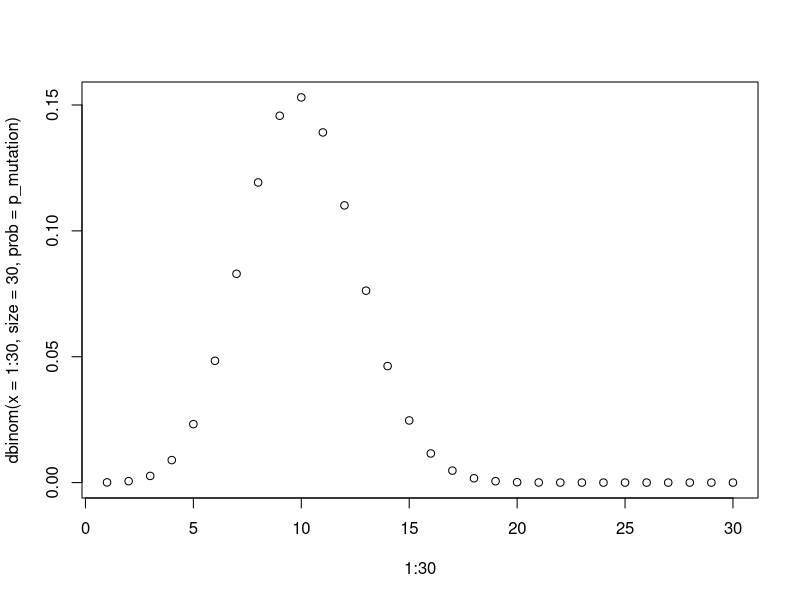
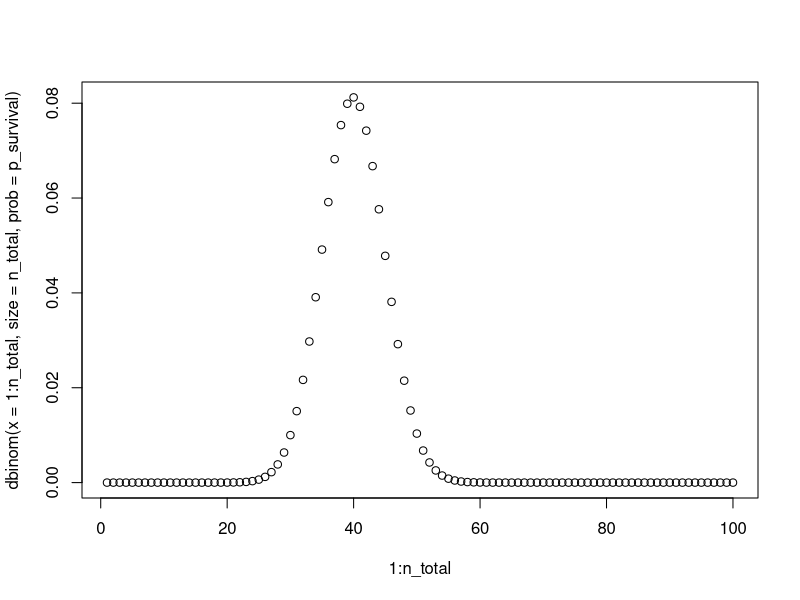
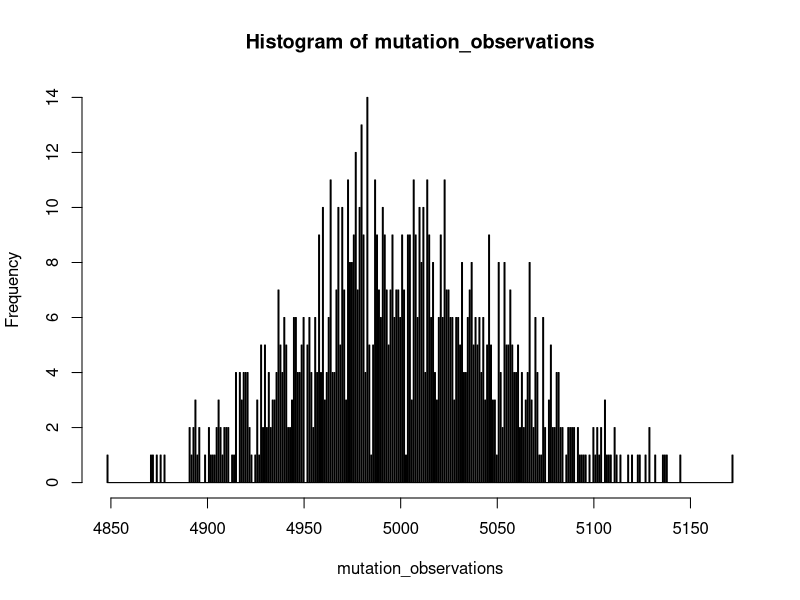
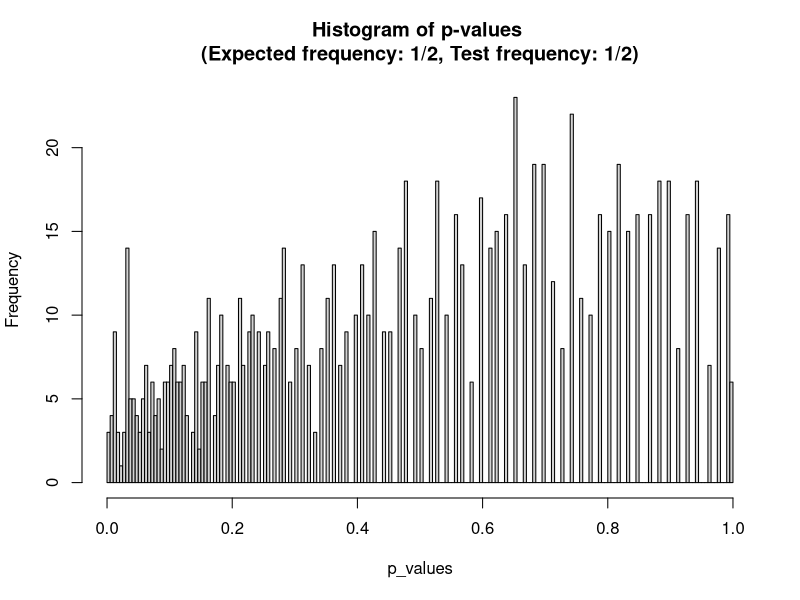
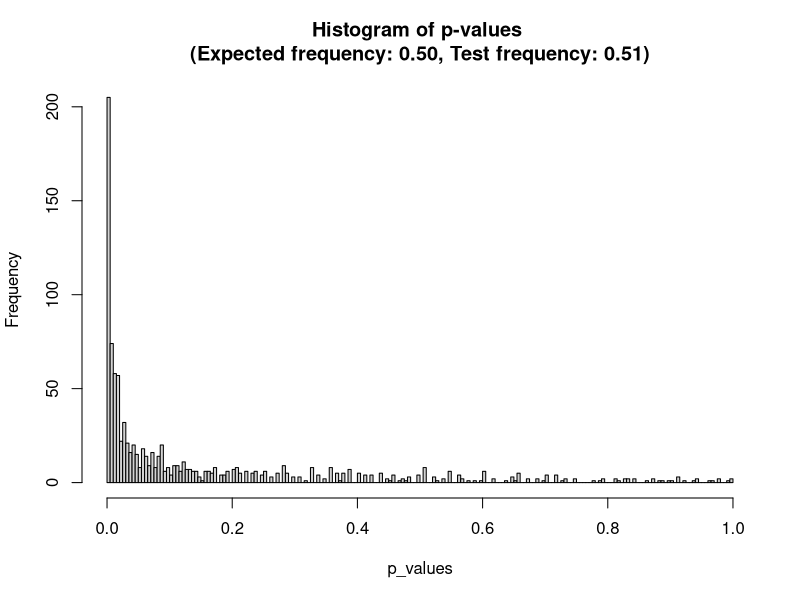

Write R code to recreate these figures, in order.
## ---- chunk 1
p_mutation <- 1/3
## ---- chunk 2
p_value <- binom.test(x=12, n=30, p=p_mutation, "two.sided")$p.value
## ---- chunk 3
plot(1:30, dbinom(x=1:30, size=30, prob=p_mutation))
## ---- chunk 4
expectedMean <- 30 * p_mutation
expectedVariance <- 30 * p_mutation * (1 - p_mutation)
## ---- chunk 5
p_survival <- 0.4
n_total <- 100
n_dead <- 47
n_survived <- 53
## ---- chunk 6
plot(1:n_total, dbinom(x=1:n_total, size=n_total, prob=p_survival))
## ---- chunk 7
p_value <- binom.test(x=n_survived, n_total, p=p_survival, "two.sided")$p.value
## ---- chunk 8
expectedMean <- n_total * p_survival
deviation <- abs(expectedMean - n_survived)
densityDist <- dbinom(1:n_total, n_total, p_survival)
sum(densityDist[1:(expectedMean - deviation)]) + sum(densityDist[n_survived:n_total])
## ---- chunk 9
p_value <-binom.test(x=n_survived, n_total, p=p_survival, "greater")$p.value
## ---- chunk 10
sum(densityDist[n_survived:n_total])
## ---- chunk 11
n_experiments <- 1000
n_samples <- 10000
p_mutation <- 1/2
## ---- chunk 12
mutation_observations <- rbinom(n_experiments, n_samples, p_mutation)
length(mutation_observations)
## ---- chunk 13
expectedMean <- n_samples * p_mutation
observedMean <- mean(mutation_observations)
## ---- chunk 14
expectedVariance <- n_samples * p_mutation * (1 - p_mutation)
observedVariance <- var(mutation_observations)
## ---- chunk 15
hist(mutation_observations, breaks = 1000)
## ---- chunk 16
get_p_values <- function(pval) {
  p_values <- vector()
  for (i in 1:length(mutation_observations)) {
    p_values[i] = binom.test(mutation_observations[i], n_samples, p=pval, "two.sided")$p.value
  }
  return(p_values)
}
## ---- chunk 17
p_values <- get_p_values(p_mutation)
head(p_values)
## ---- chunk 18
hist(p_values, breaks=200, main="Histogram of p-values \n(Expected frequency: 1/2, Test frequency: 1/2)")
## ---- chunk 19
p_values <- get_p_values(pval=0.51)
hist(p_values, breaks=200, main="Histogram of p-values \n(Expected frequency: 0.50, Test frequency: 0.51)")
